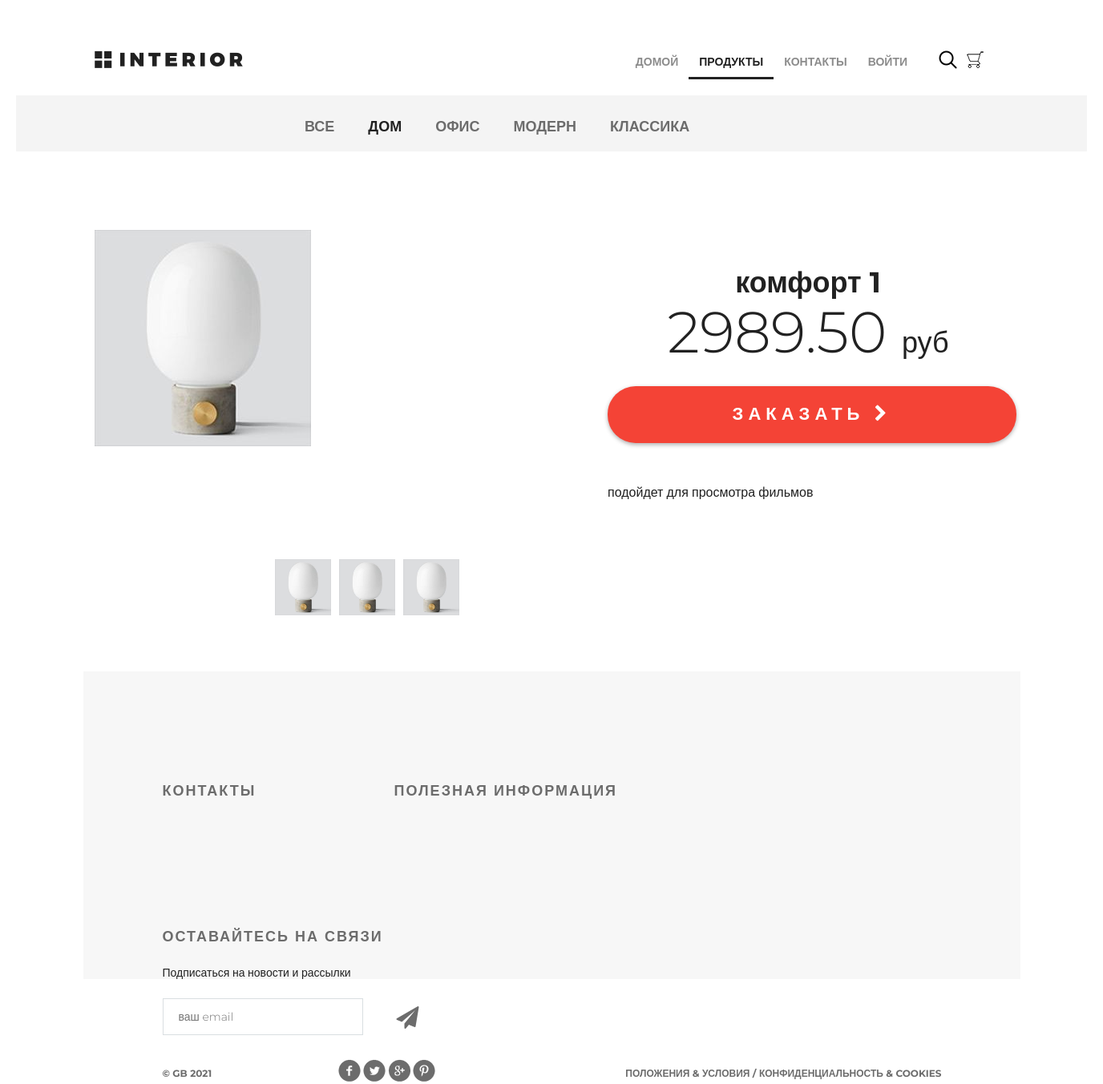
/products/product/1/, run on an earlier commit of the app's database.
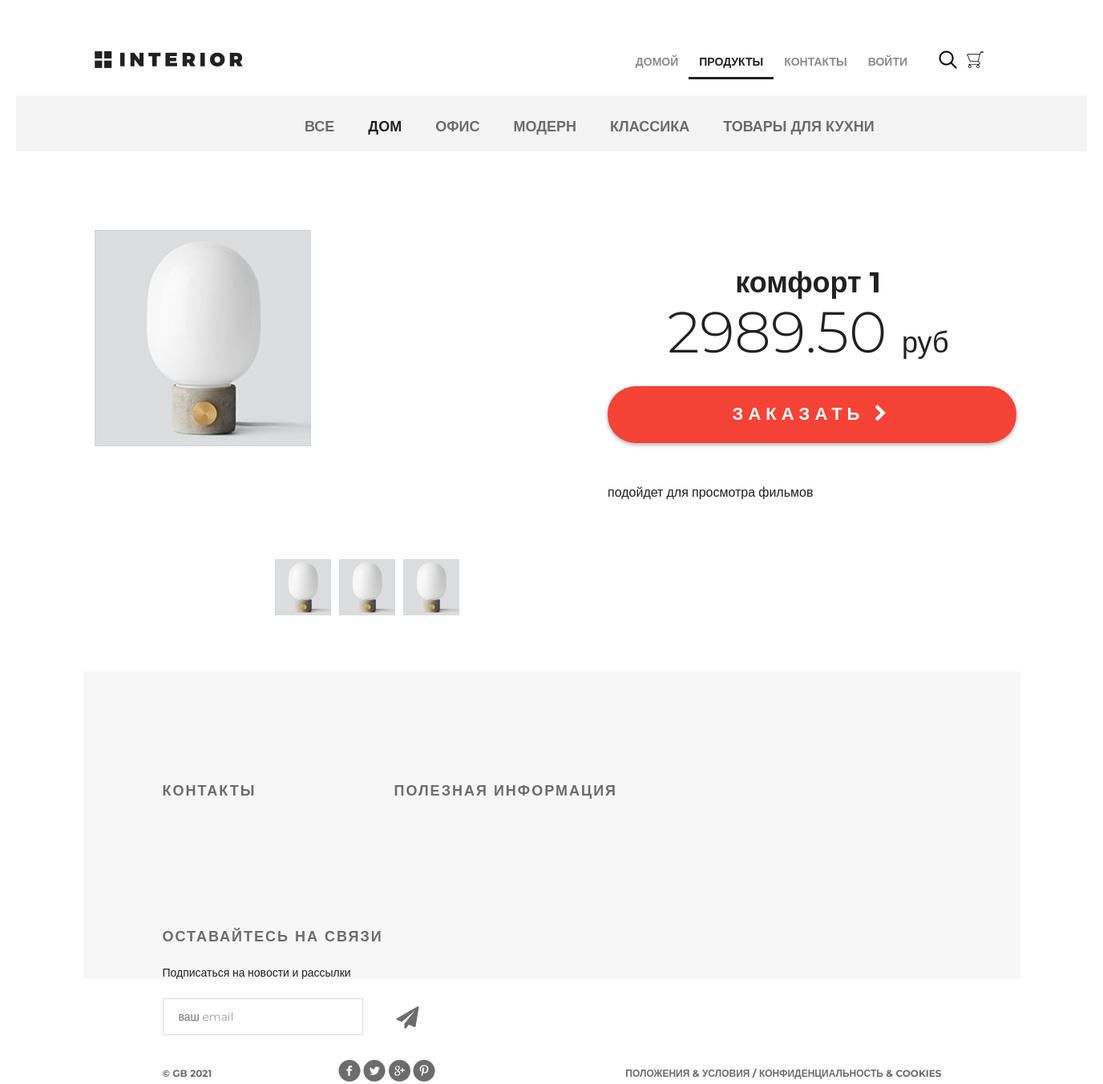
And on a later commit of the database.
### mainapp/models.py (models this page shows, shortened)
class ProductCategory(models.Model):
    id = models.AutoField(primary_key=True)
    name = models.CharField(verbose_name='название категории', max_length=64, unique=True)
    description = models.TextField(verbose_name='описание категории', blank=True)
    is_active = models.BooleanField(verbose_name='категория активна', default=True)

### mainapp/views.py (the view)
# urls.py: re_path(r'^product/(?P<pk>\d+)/$', mainapp.product, name='product'),
def product(request, pk):
    title = 'продукты'
    links_menu = ProductCategory.objects.filter(is_active=True)
    product = get_object_or_404(Product, pk=pk)
    content = {
        'title': title,
        'links_menu': links_menu,
        'product': product,
    }
    return render(request, 'mainapp/product.html', content)

### mainapp/context_processors.py (called while the page is built)
def basket(request):
    basket_list = []
    if request.user.is_authenticated:
        basket_list = Basket.get_items(user=request.user)
    return {
        'basket': basket_list
    }

### mainapp/templates/mainapp/product.html (shortened to what this page needs)
{% extends 'mainapp/base.html' %}
{% load static %}
{% block content %}
    <div class="details">
        <div class="links clearfix">
            {% include 'mainapp/includes/inc_categories_menu.html' %}
        </div>
        <div class="details-products">
            <div class="details-slider">
                <div class="slider-product">
                    <img src="/media/{{ product.image }}" alt="{{ product.short_desc }}">
                </div>
                <div class="slider-control">
                    <div class="block">
                        <a href="#"><img src="/media/{{ product.image }}" alt="вариант 1">
                        </a>
                    </div>
                    <div class="block">
                        <a href="#"><img src="/media/{{ product.image }}" alt="вариант 2">
                        </a>
                    </div>
                    <div class="block">
                        <a href="#"><img src="/media/{{ product.image }}" alt="вариант 3">
                        </a>
                    </div>
                </div>
            </div>
            <div class="description">
                <h3 class="big-bold">{{ product.name }}</h3>
                <br>
                <p class="price"> {{ product.price }} <span>руб</span></p>
                <a href="{% url 'basket:add' product.pk %}" class="red-button">
                    заказать
                    <i class="fa fa-chevron-right" aria-hidden="true"></i>
                </a>
                <div class="description-text">
                    {{ product.description }}
                </div>
            </div>
        </div>
    </div>
    <div class="clr"></div>
{% endblock %}

### mainapp/templates/mainapp/includes/inc_categories_menu.html
<ul class="links-menu">
    <li>
        <a href="{% url 'products:category' 0 %}" class="{% if request.resolver_match.kwargs.pk == 0 %}active{% endif %}">
            все
        </a>
    </li>
    {% for link in links_menu %}
        <li>
            <a href="{% url 'products:category' link.pk %}" class="{% if request.resolver_match.kwargs.pk|add:'0' == link.pk %}active{% endif %}">
                {{ link.name }}
            </a>
        </li>
    {% endfor %}
</ul>

What changed in the data, as far as the page shows it:
now on this page (row edited): ProductCategory: name "ТОВАРЫ ДЛЯ КУХНИ"
